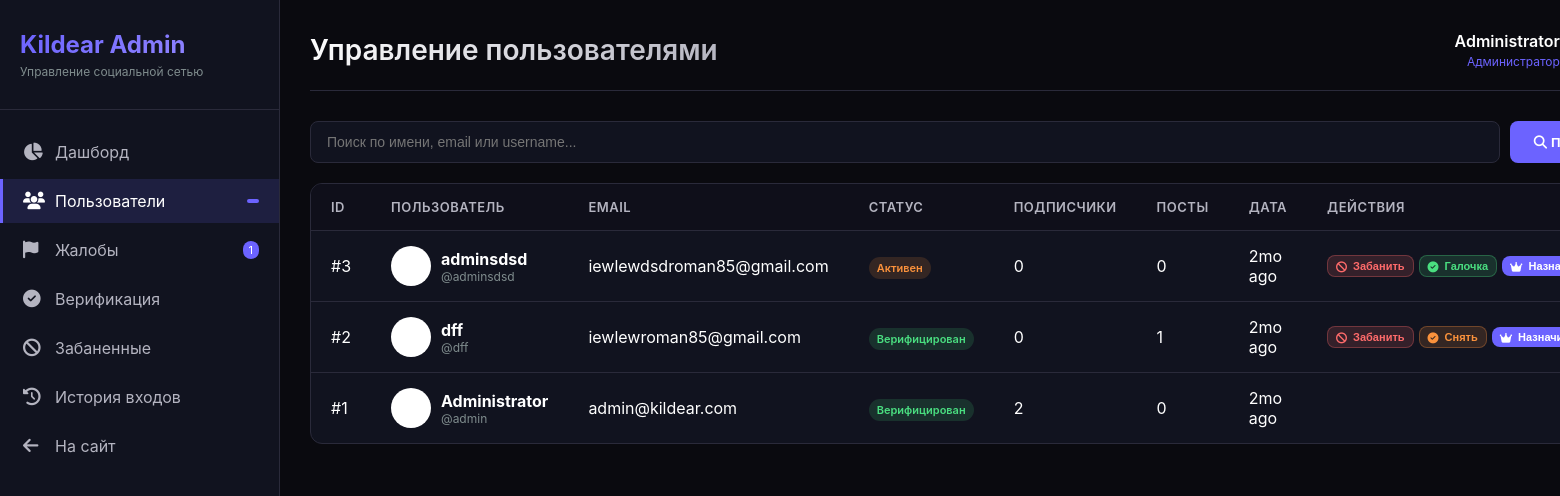
/admin/users (signed in), run on an earlier commit of the app's database.
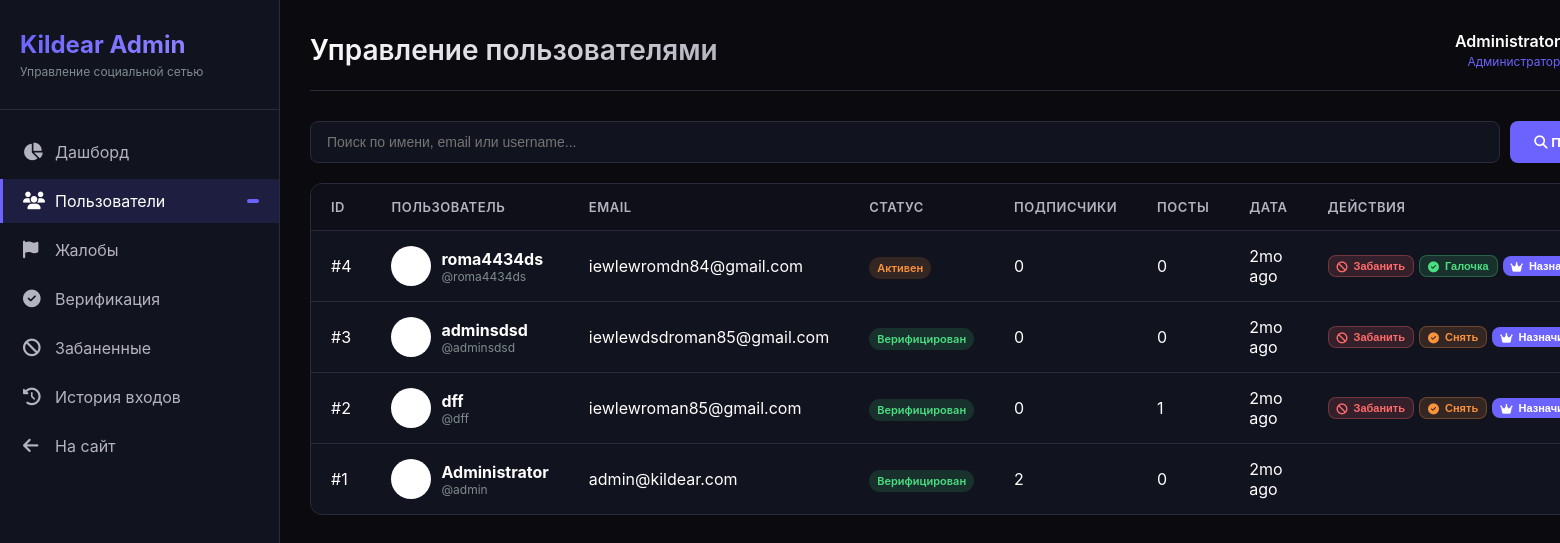
And on a later commit of the database.
### app.py (models this page shows, shortened)
class User(UserMixin, db.Model):
    id = db.Column(db.Integer, primary_key=True)
    username = db.Column(db.String(40), unique=True, nullable=False)
    email = db.Column(db.String(120), unique=True, nullable=False)
    password_hash = db.Column(db.String(256), nullable=False)
    display_name = db.Column(db.String(60), default="")
    bio = db.Column(db.String(500), default="")
    preset_avatar = db.Column(db.Integer, default=1)
    preset_cover = db.Column(db.Integer, nullable=True)
    can_upload_custom_avatar = db.Column(db.Boolean, default=False)
    can_upload_custom_cover = db.Column(db.Boolean, default=False)
    custom_avatar = db.Column(db.String(300), nullable=True)
    custom_cover = db.Column(db.String(300), nullable=True)
    website = db.Column(db.String(200), default="")
    location = db.Column(db.String(100), default="")
    accent_color = db.Column(db.String(7), default="#6c63ff")
    is_private = db.Column(db.Boolean, default=False)
    is_verified = db.Column(db.Boolean, default=False)
    is_banned = db.Column(db.Boolean, default=False)
    is_admin = db.Column(db.Boolean, default=False)
    is_moderator = db.Column(db.Boolean, default=False)
    is_online = db.Column(db.Boolean, default=False)
    last_seen = db.Column(db.DateTime, default=datetime.utcnow)
    created_at = db.Column(db.DateTime, default=datetime.utcnow)
    two_factor_enabled = db.Column(db.Boolean, default=False)
    two_factor_secret = db.Column(db.String(32), nullable=True)
    following = db.relationship(
        "User", secondary=follows,
        primaryjoin=follows.c.follower_id == id,
        secondaryjoin=follows.c.followed_id == id,
        backref=db.backref("followers", lazy="dynamic"),
        lazy="dynamic"
    )
    blocked_users = db.relationship(
        "User", secondary=blocks,
        primaryjoin=blocks.c.blocker_id == id,
        secondaryjoin=blocks.c.blocked_id == id,
        backref=db.backref("blocked_by", lazy="dynamic"),
        lazy="dynamic"
    )
    posts = db.relationship("Post", backref="author", lazy="dynamic", foreign_keys="Post.user_id")
    sent_msgs = db.relationship("Message", backref="sender", lazy="dynamic", foreign_keys="Message.sender_id")
    recv_msgs = db.relationship("Message", backref="receiver", lazy="dynamic", foreign_keys="Message.receiver_id")
    notifications = db.relationship("Notification", backref="recipient", lazy="dynamic",
                                    foreign_keys="Notification.user_id")
    comments = db.relationship("Comment", backref="author", lazy="dynamic")
    owned_groups = db.relationship("Group", backref="owner", lazy="dynamic")
    owned_channels = db.relationship("Channel", backref="owner", lazy="dynamic")
    login_history = db.relationship("LoginHistory", backref="user", lazy="dynamic")
    @property
    def follower_count(self):
        return self.followers.count()
    @property
    def post_count(self):
        return self.posts.count()

### app.py (the view, shortened to what this page needs)
@app.route("/admin/users")
@login_required
@admin_required
def admin_users():
    page = request.args.get("page", 1, type=int)
    search = request.args.get("search", "")
    query = User.query
    users = query.order_by(User.created_at.desc()).paginate(
        page=page, per_page=20, error_out=False
    )
    return render_template("admin/users.html", users=users, search=search)

### app.py (called while the page is built)
@app.template_filter('timeago')
def timeago_filter(date):
    if not date:
        return 'recently'
    now = datetime.utcnow()
    diff = now - date
    if diff.days > 365:
        return f"{diff.days // 365}y ago"
    elif diff.days > 30:
        return f"{diff.days // 30}mo ago"
    elif diff.days > 0:
        return f"{diff.days}d ago"
    elif diff.seconds > 3600:
        return f"{diff.seconds // 3600}h ago"
    elif diff.seconds > 60:
        return f"{diff.seconds // 60}m ago"
    else:
        return "just now"

def admin_required(f):
    @wraps(f)
    def decorated_function(*args, **kwargs):
        if not current_user.is_authenticated or not current_user.is_admin:
            abort(403)
        return f(*args, **kwargs)
    return decorated_function

def get_client_ip():
    if request.headers.get('X-Forwarded-For'):
        return request.headers.get('X-Forwarded-For').split(',')[0].strip()
    return request.remote_addr or '0.0.0.0'

@login_mgr.user_loader
def load_user(user_id):
    return db.session.get(User, int(user_id))

### templates/admin/users.html (shortened to what the changed rows need)
{% extends "admin/base_admin.html" %}
{% block header %}Управление пользователями{% endblock %}
{% block content %}
<div class="admin-table-container">
    <table class="admin-table">
        <thead>
            <tr>
                <th>ID</th>
                <th>Пользователь</th>
                <th>Email</th>
                <th>Статус</th>
                <th>Подписчики</th>
                <th>Посты</th>
                <th>Дата</th>
                <th>Действия</th>
            </tr>
        </thead>
        <tbody>
            {% for user in users.items %}
            <tr>
                <td>#{{ user.id }}</td>
                <td>
                    <div style="display: flex; align-items: center; gap: 10px;">
                        <img src="{{ user.avatar or '/static/default_avatar.png' }}" style="width: 40px; height: 40px; border-radius: 50%; object-fit: cover;">
                        <div>
                            <strong>{{ user.display_name or user.username }}</strong>
                            <div style="font-size: 12px; color: #7f8c8d;">@{{ user.username }}</div>
                        </div>
                    </div>
                </td>
                <td>{{ user.email }}</td>
                <td>
                    {% if user.is_banned %}
                    <span class="badge badge-danger">Забанен</span>
                    {% elif user.is_verified %}
                    <span class="badge badge-success">Верифицирован</span>
                    {% elif user.is_admin %}
                    <span class="badge badge-info">Админ</span>
                    {% else %}
                    <span class="badge badge-warning">Активен</span>
                    {% endif %}
                </td>
                <td>{{ user.follower_count }}</td>
                <td>{{ user.post_count }}</td>
                <td>{{ user.created_at|timeago }}</td>
                <td>
                    <div style="display: flex; gap: 5px;">
                        {% if not user.is_admin or user.id != current_user.id %}
                            {% if user.is_banned %}
                            <form method="POST" action="{{ url_for('admin_toggle_ban', user_id=user.id) }}" style="display: inline;">
                                <input type="hidden" name="csrf_token" value="{{ csrf_token() }}">
                                <button type="submit" class="admin-btn admin-btn-success" style="padding: 4px 8px; font-size: 11px;" onclick="return confirm('Разбанить пользователя {{ user.username }}?')">
                                    <i class="fa-solid fa-check"></i> Разбанить
                                </button>
                            </form>
                            {% else %}
                            <form method="POST" action="{{ url_for('admin_toggle_ban', user_id=user.id) }}" style="display: inline;">
                                <button type="submit" class="admin-btn admin-btn-danger" style="padding: 4px 8px; font-size: 11px;" onclick="return confirm('Забанить пользователя {{ user.username }}?')">
                                    <i class="fa-solid fa-ban"></i> Забанить
                                </button>
                            </form>
                            {% endif %}
                            {% if user.is_verified %}
                            <form method="POST" action="{{ url_for('admin_toggle_verify', user_id=user.id) }}" style="display: inline;">
                                <button type="submit" class="admin-btn admin-btn-warning" style="padding: 4px 8px; font-size: 11px;" onclick="return confirm('Снять верификацию с {{ user.username }}?')">
                                    <i class="fa-solid fa-circle-check"></i> Снять
                                </button>
                            </form>
                            {% else %}
                            <form method="POST" action="{{ url_for('admin_toggle_verify', user_id=user.id) }}" style="display: inline;">
                                <button type="submit" class="admin-btn admin-btn-success" style="padding: 4px 8px; font-size: 11px;" onclick="return confirm('Верифицировать пользователя {{ user.username }}?')">
                                    <i class="fa-solid fa-check-circle"></i> Галочка
                                </button>
                            </form>
                            {% endif %}
                            {% if user.is_admin %}
                            <form method="POST" action="{{ url_for('admin_toggle_admin', user_id=user.id) }}" style="display: inline;">
                                <input type="hidden" name="csrf_token" value="{{ csrf_token() }}">
                                <button type="submit" class="admin-btn admin-btn-danger" style="padding: 4px 8px; font-size: 11px;" onclick="return confirm('Лишить прав администратора {{ user.username }}?')">
                                    <i class="fa-solid fa-crown"></i> Снять
                                </button>
                            </form>
                            {% else %}
                            <form method="POST" action="{{ url_for('admin_toggle_admin', user_id=user.id) }}" style="display: inline;">
                                <button type="submit" class="admin-btn admin-btn-primary" style="padding: 4px 8px; font-size: 11px;" onclick="return confirm('Назначить администратором {{ user.username }}?')">
                                    <i class="fa-solid fa-crown"></i> Назначить
                                </button>
                            </form>
                            {% endif %}
                        {% endif %}
                    </div>
                </td>
            </tr>
            {% endfor %}
        </tbody>
    </table>
</div>
{% endblock %}

### templates/admin/base_admin.html (shortened to what this page needs)
<!DOCTYPE html>
<html lang="ru">
<head>
    <link rel="stylesheet" href="https://cdnjs.cloudflare.com/ajax/libs/font-awesome/6.4.0/css/all.min.css">
</head>
<body>
    <div class="admin-layout">
        <div class="admin-sidebar">
            <div class="admin-logo">
                <h2>Kildear Admin</h2>
                <p>Управление социальной сетью</p>
            </div>
            <ul class="admin-nav">
                <li class="admin-nav-item">
                    <a href="{{ url_for('admin_dashboard') }}" class="admin-nav-link {% if request.endpoint == 'admin_dashboard' %}active{% endif %}">
                        <i class="fa-solid fa-chart-pie"></i>
                        <span>Дашборд</span>
                    </a>
                </li>
                <li class="admin-nav-item">
                    <a href="{{ url_for('admin_users') }}" class="admin-nav-link {% if request.endpoint == 'admin_users' %}active{% endif %}">
                        <i class="fa-solid fa-users"></i>
                        <span>Пользователи</span>
                        <span class="admin-badge">{{ stats.total_users if stats else 0 }}</span>
                    </a>
                </li>
                <li class="admin-nav-item">
                    <a href="{{ url_for('admin_reports') }}" class="admin-nav-link {% if request.endpoint == 'admin_reports' %}active{% endif %}">
                        <i class="fa-solid fa-flag"></i>
                        <span>Жалобы</span>
                        {% if stats and stats.total_reports %}
                        <span class="admin-badge">{{ stats.total_reports }}</span>
                        {% endif %}
                    </a>
                </li>
                <li class="admin-nav-item">
                    <a href="{{ url_for('admin_verification') }}" class="admin-nav-link {% if request.endpoint == 'admin_verification' %}active{% endif %}">
                        <i class="fa-solid fa-check-circle"></i>
                        <span>Верификация</span>
                    </a>
                </li>
                <li class="admin-nav-item">
                    <a href="{{ url_for('admin_banned') }}" class="admin-nav-link {% if request.endpoint == 'admin_banned' %}active{% endif %}">
                        <i class="fa-solid fa-ban"></i>
                        <span>Забаненные</span>
                    </a>
                </li>
                <li class="admin-nav-item">
                    <a href="{{ url_for('admin_logs') }}" class="admin-nav-link {% if request.endpoint == 'admin_logs' %}active{% endif %}">
                        <i class="fa-solid fa-history"></i>
                        <span>История входов</span>
                    </a>
                </li>
                <li class="admin-nav-item">
                    <a href="{{ url_for('index') }}" class="admin-nav-link">
                        <i class="fa-solid fa-arrow-left"></i>
                        <span>На сайт</span>
                    </a>
                </li>
            </ul>
        </div>
        <div class="admin-main">
            <div class="admin-header">
                <h1>{% block header %}Панель управления{% endblock %}</h1>
                <div class="admin-user">
                    <div class="admin-user-info">
                        <div class="admin-user-name">{{ current_user.display_name or current_user.username }}</div>
                        <div class="admin-user-role">Администратор</div>
                    </div>
                </div>
            </div>
            {% block content %}{% endblock %}
        </div>
    </div>
</body>
</html>

What changed in the data, as far as the page shows it:
added User: id "4", display_name "roma4434ds", username "roma4434ds", email "iewlewromdn84@gmail.com", is_banned "Активен", follower_count "0", post_count "0", created_at "2mo ago"
changed User "adminsdsd": is_verified "Активен Галочка" → "Верифицирован Снять"
Also different on the page:
{{ stats.total_reports }}: "1" → (not shown)
